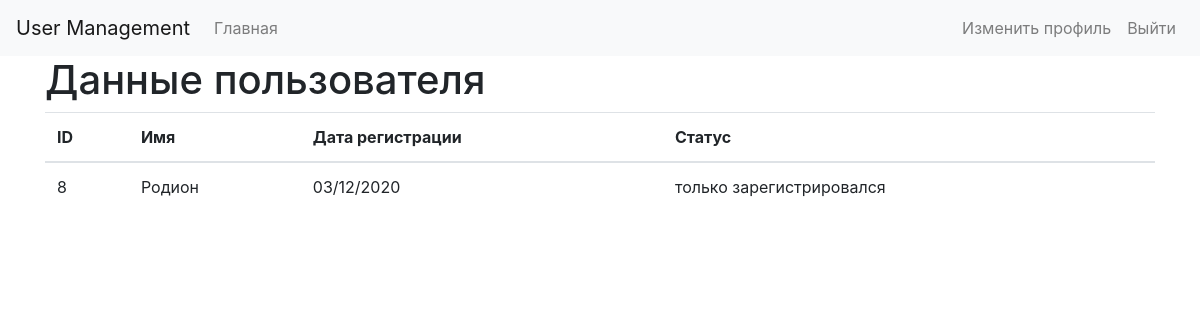
Page /user_profile.php?id=8 (signed in) on the committed database.
### tables this page shows
CREATE TABLE `users` (
  `id` int(11) NOT NULL,
  `email` varchar(255) NOT NULL,
  `username` varchar(255) NOT NULL,
  `password` varchar(255) NOT NULL,
  `group_id` int(255) NOT NULL DEFAULT 1,
  `date` date NOT NULL,
  `status` varchar(255) NOT NULL
);

### classes/Database.php (called while the page is built, shortened)
<?php
class Database
{
    private static $instance = NULL;
    private $pdo, $query, $error = false;
    private function __construct()
    {
        try{
        $this->pdo = new PDO('mysql:host='.Config::get('mysql.host').';dbname=' .Config::get('mysql.database'), Config::get('mysql.username'), Config::get('mysql.password'));
        } catch(PDOException $exception){
            die($exception->getMessage());
        }
    }
    public static function getInstance()
    {
        if(!self::$instance){
            self::$instance = new Database();
        }
        return self::$instance;
    }
    public function query($sql, $params = [])
    {
        $this->error = false;
        $this->query = $this->pdo->prepare($sql);
        if(count($params)){
            $i = 1;
            foreach($params as $param){
                $this->query->bindValue($i, $param);
                $i++;
            }
        }
        if(!$this->query->execute()){
            $this->error = true;
        } else {
            $this->results = $this->query->fetchAll(PDO::FETCH_OBJ);
            $this->count = $this->query->rowCount();
        }
        return $this;
    }
    public function get($table, $where = [])
    {
        return $this->action('SELECT *', $table, $where);
    }
    public function action($action, $table, $where = [])
    {
       $operators = ['>', '<', '=', '>=', '<=', '!='];
       $field = $where[0];
       $operator = $where[1];
       $value = $where[2];
       if(count($where) === 3){
            if(in_array($operator, $operators)){
                $sql = "{$action} FROM {$table} WHERE {$field} {$operator} ?";
                if(!$this->query($sql, [$value])->error()){
                    return $this;
                }
            }
       }
    }
    public function first()
    {
        return $this->results()[0];
    }
    public function results()
    {
        return $this->results;
    }
    public function count()
    {
        return $this->count;
    }
    public function error()
    {
        return $this->error;
    }
}

### classes/Config.php (called while the page is built)
<?php
class Config
{
    public static function get($path = null)
    {
        if($path){
            $path = explode('.', $path);
            $config = $GLOBALS['config'];
            foreach($path as $item){
                if (isset($config[$item])){
                    $config = $config[$item];
                }
            }
            return $config;
        }
        return false;
    }
}

### classes/User.php (called while the page is built, shortened)
<?php
class User {
    private $db = null, $data, $isLoggedIn, $session_name, $cookieName, $users_table;
    public function __construct($user = null)
    {
        $this->db = Database::getInstance();
        $this->session_name = Config::get('session.user_session');
        $this->users_table = Config::get('mysql.users_table');
        if(!$user){
            if(Session::exists($this->session_name)){
                $user = Session::get($this->session_name);
                if($this->find($user)){
                    $this->isLoggedIn = true;
                }
            }
        }else{
            $this->find($user);
        }
    }
    public function find($value = null)
    {
        if(is_numeric($value)){
            $this->data = $this->db->get($this->users_table, ['id', '=', $value])->first();
        }else{
            $this->data = $this->db->get($this->users_table, ['email', '=', $value])->first();
        }
        if($this->data){
            return true;
        }
        return false;
    }
    public function data()
    {
        return $this->data;
    }
    public function date()
    {
        $date = new DateTime ($this->date);
        $this->date = $date->format('d/m/Y');
        return $this->date;
    }
}

### classes/Session.php (called while the page is built, shortened)
<?php
class Session {
    public static function exists($name)
    {
        return (isset($_SESSION[$name])) ? true : false;
    }
    public static function get($name)
    {
        return $_SESSION[$name];
    }
}

### classes/Input.php (called while the page is built, shortened)
<?php
class Input
{
    public static function get($item = null)
    {
        if(isset($_POST[$item])){
            return ($_POST[$item] == 'on') ? 'checked' : $_POST[$item];
        } elseif(isset($_GET[$item])){
            return ($_GET[$item] == 'on') ? 'checked' : $_GET[$item];
        }
        return '';
    }
}

### user_profile.php (the view, shortened to what this page needs)
<?php
$user = new User;
if($user->isLoggedIn()){
    $link = Output::links(['/users/edit.php','/logout.php'], $user->data()->id);
} else {
    $link = Output::links(['login.php', 'register.php']);
}
$anotherUser = new User(Input::get('id'));
?>
<!DOCTYPE html>
<html lang="en">
<head>
  <link rel="stylesheet" href="https://stackpath.bootstrapcdn.com/bootstrap/4.4.1/css/bootstrap.min.css">
</head>
<body>
  <nav class="navbar navbar-expand-lg navbar-light bg-light">
      <a class="navbar-brand" href="#">User Management</a>
      <div class="collapse navbar-collapse" id="navbarSupportedContent">
        <ul class="navbar-nav mr-auto">
          <li class="nav-item">
            <a class="nav-link" href="index.php">Главная</a>
          </li>
        </ul>
        <ul class="navbar-nav">
        <? echo $link; ?>
        </ul>
      </div>
    </nav>
   <div class="container">
     <div class="row">
       <div class="col-md-12">
         <h1>Данные пользователя</h1>
         <table class="table">
           <thead>
             <th>ID</th>
             <th>Имя</th>
             <th>Дата регистрации</th>
             <th>Статус</th>
           </thead>
           <tbody>
             <tr>
               <td><? echo $anotherUser->data()->id ?></td>
               <td><? echo $anotherUser->data()->username; ?></td>
               <td><? echo $anotherUser->date(); ?></td>
               <td><? echo $anotherUser->data()->status; ?></td>
             </tr>
           </tbody>
         </table>
       </div>
     </div>
   </div>
</body>
</html>

### classes/Output.php (shortened to what this page needs)
<?php
class Output
{
    public static function links($links =[], $id = null)
    {
        $result = '';
        foreach ($links as $link){
            switch($link){
                case ('/logout.php'):
                    $result .= "<li class=\"nav-item\"><a href=\"{$link}\" class=\"nav-link\">Выйти</a></li>";
                break;
                case ('/users/edit.php'):
                    $result .= "<li class=\"nav-item\"><a href=\"{$link}?id={$id}\" class=\"nav-link\">Изменить профиль</a></li>";
                break;
            }
        }
        return $result;
    }
}

### rows in the picture
users: id "8", username "Родион", status "только зарегистрировался"

### other values in the picture
$anotherUser->date() "03/12/2020"
